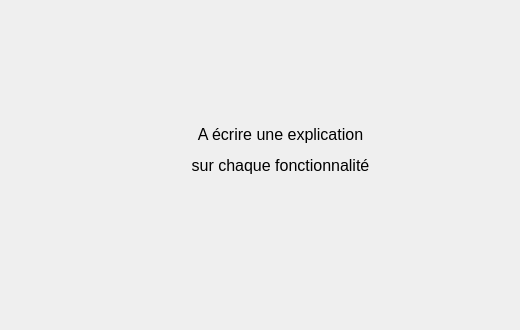
<?xml version="1.0" encoding="UTF-8"?>
<ui version="4.0">
 <class>Form</class>
 <widget class="QWidget" name="Form">
  <property name="geometry">
   <rect>
    <x>0</x>
    <y>0</y>
    <width>520</width>
    <height>330</height>
   </rect>
  </property>
  <property name="windowTitle">
   <string>Form</string>
  </property>
  <widget class="QLabel" name="label">
   <property name="geometry">
    <rect>
     <x>150</x>
     <y>90</y>
     <width>261</width>
     <height>121</height>
    </rect>
   </property>
   <property name="font">
    <font>
     <pointsize>18</pointsize>
    </font>
   </property>
   <property name="text">
    <string>&lt;html&gt;&lt;head/&gt;&lt;body&gt;&lt;p align=&quot;center&quot;&gt;&lt;span style=&quot; font-size:12pt;&quot;&gt;A écrire une explication&lt;/span&gt;&lt;/p&gt;&lt;p align=&quot;center&quot;&gt;&lt;span style=&quot; font-size:12pt;&quot;&gt;sur chaque fonctionnalité&lt;/span&gt;&lt;/p&gt;&lt;/body&gt;&lt;/html&gt;</string>
   </property>
  </widget>
 </widget>
 <resources/>
 <connections/>
</ui>
